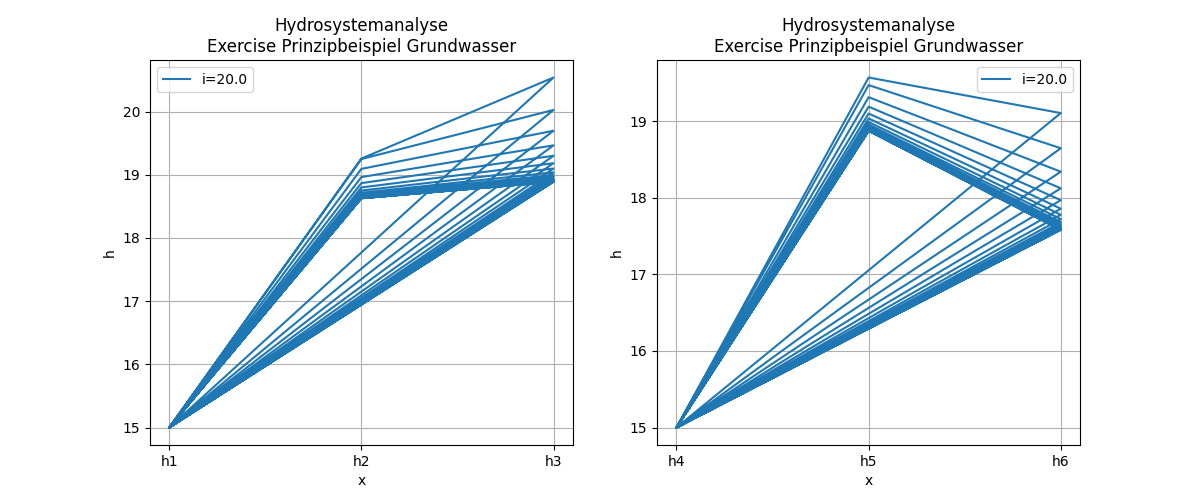

Source code (Python):
import matplotlib.pyplot as plt
#import csv

#with open('out.txt') as f:
#    contents = f.read()
#    print(contents)
	
#f.close()

fig, ax = plt.subplots(ncols=2, figsize=(12,5))

x = []
h = []
i = 0
with open("out1.txt", "r") as text_file:
    for line in text_file:
        xp, hp = line.strip().split(", ")
        i=i+1
        x.append(xp)
        h.append(float(hp))
    ax[0].plot(x,h, label='i='+str(i/3))
		
print(h)

ax[0].set_title('Hydrosystemanalyse\nExercise Prinzipbeispiel Grundwasser')
ax[0].set_xlabel('x')
ax[0].set_ylabel('h')
ax[0].legend()
ax[0].grid()

x = []
h = []
i = 0
with open("out2.txt", "r") as text_file:
    for line in text_file:
        xp, hp = line.strip().split(", ")
        i=i+1
        x.append(xp)
        h.append(float(hp))
    ax[1].plot(x,h, label='i='+str(i/3))

print(h)

ax[1].set_title('Hydrosystemanalyse\nExercise Prinzipbeispiel Grundwasser')
ax[1].set_xlabel('x')
ax[1].set_ylabel('h')
ax[1].legend()
ax[1].grid()

plt.title('Hydrosystemanalyse\nExercise Prinzipbeispiel Grundwasser')
plt.savefig("plot_data_from_file.png")
plt.show()
